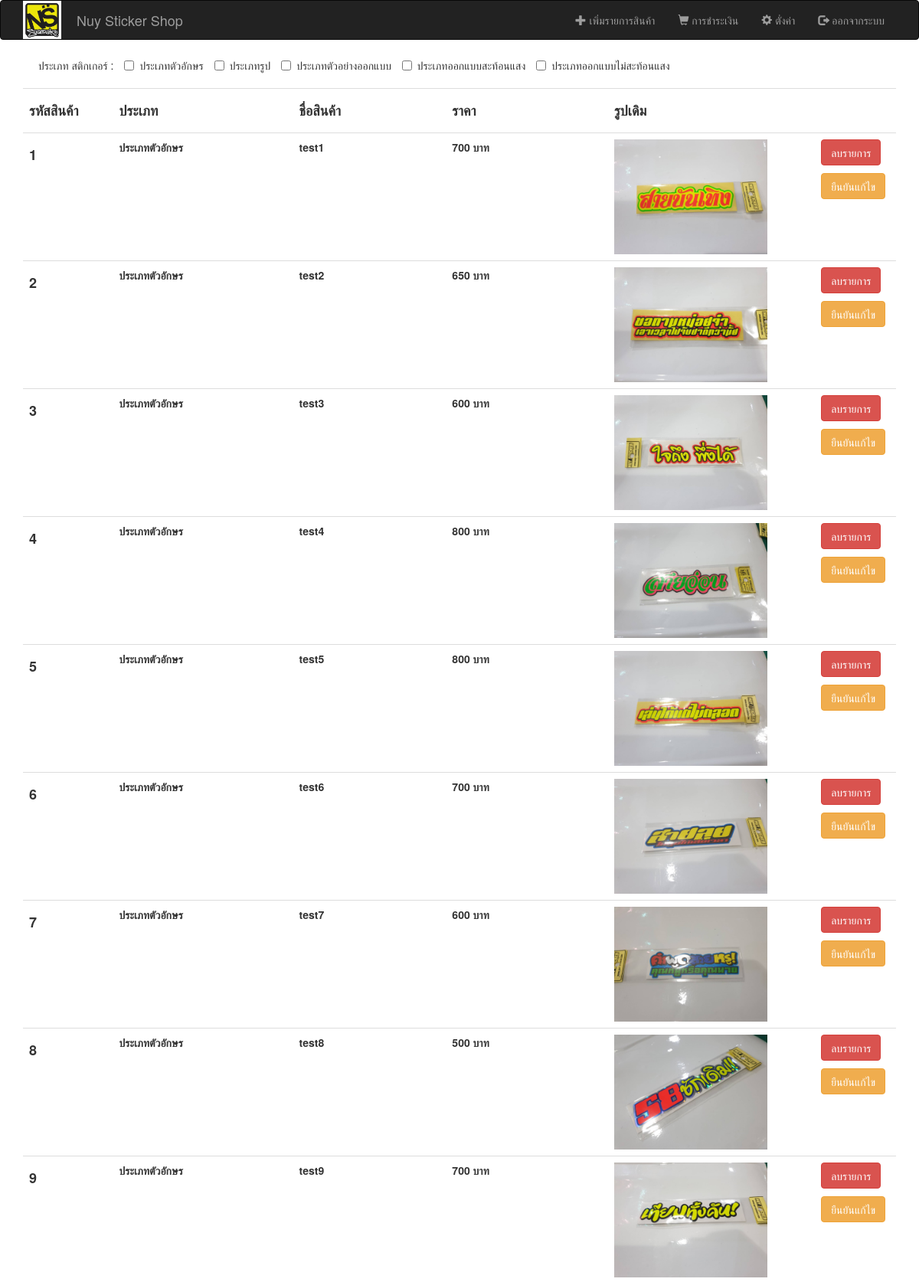
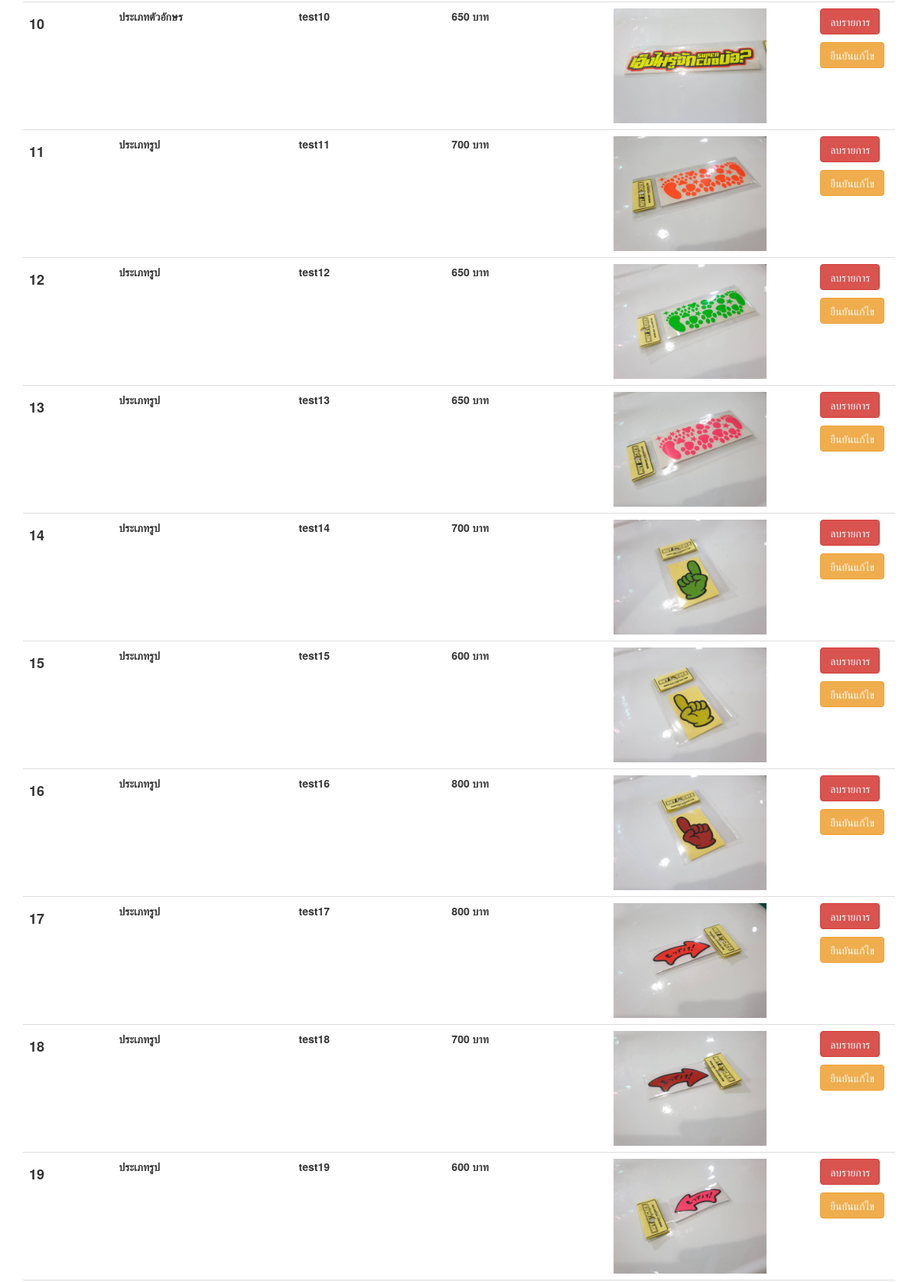
Screenshot of /adminindex.php (signed in, upper part) with the database file from the repository (2 pictures, top to bottom).
### tables this page shows
CREATE TABLE `items` (
  `id` int(11) NOT NULL,
  `types` enum('Letter','Picture','DesignExample','Design01','Design02') NOT NULL,
  `name` varchar(255) NOT NULL,
  `price` int(11) NOT NULL,
  `image` varchar(100) NOT NULL,
  `length` float DEFAULT NULL,
  `width` float DEFAULT NULL,
  `meter` int(10) DEFAULT NULL,
  `comment` varchar(1000) DEFAULT NULL
);

### adminindex.php (the view, shortened to what this page needs)
<?php
require 'connection.php';
?>
<!DOCTYPE html>
<html>
<head>
    <link rel="stylesheet" href="bootstrap/css/bootstrap.min.css" type="text/css">
    <link rel="stylesheet" href="css/style.css" type="text/css">
</head>
<body>
<div>
    <?php
    require 'headeradmin.php';
    ?>
    <br>
    <div class="container">
        <form id="form" method="post" action="">
            <label class="checkbox-inline">ประเภท สติกเกอร์ : </label>
            <label class="checkbox-inline"> <input type="checkbox" name="Letter"
                                                   class="checkbox" <?= (isset($_POST['Letter']) ? ' checked' : '') ?>/>
                ประเภทตัวอักษร<br></label>
            <label class="checkbox-inline"> <input type="checkbox" name="Picture"
                                                   class="checkbox" <?= (isset($_POST['Picture']) ? ' checked' : '') ?>/>
                ประเภทรูป<br></label>
            <label class="checkbox-inline"> <input type="checkbox" name="DesignExample"
                                                   class="checkbox" <?= (isset($_POST['DesignExample']) ? ' checked' : '') ?>/>
                ประเภทตัวอย่างออกแบบ<br></label>
            <label class="checkbox-inline"> <input type="checkbox" name="Design01"
                                                   class="checkbox" <?= (isset($_POST['Design01']) ? ' checked' : '') ?>/>
                ประเภทออกแบบสะท้อนแสง<br></label>
            <label class="checkbox-inline"> <input type="checkbox" name="Design02"
                                                   class="checkbox" <?= (isset($_POST['Design02']) ? ' checked' : '') ?>/>
                ประเภทออกแบบไม่สะท้อนแสง<br></label>
        </form>
        <?php
        if (!empty($arguments)) {
            $str = implode(' or ', $arguments);
            $user_products_query = "select * from items where " . $str . " ORDER BY id asc";
            $user_products_result = mysqli_query($con, $user_products_query) or die(mysqli_error($con));
            $no_of_user_products = mysqli_num_rows($user_products_result);
        } else {
            $user_products_query = "select * from items";
        }
        ?>
        <table width="107%" class="table table-dark">
            <tbody>
            <tr class="table-danger">
                <br>
                <th width="10%" height="52"><h4><b>รหัสสินค้า</th>
                <th width="20%"><h4><b>ประเภท</th>
                <th width="17%"><h4><b>ชื่อสินค้า</th>
                <th width="18%"><h4><b>ราคา</th>
                <th width="23%"><h4><b>รูปเดิม</th>
                <th width="9%"></th>
            </tr>
            <?php
            $user_products_result = mysqli_query($con, $user_products_query) or die(mysqli_error($con));
            while ($row = mysqli_fetch_array($user_products_result)) {
                $type = $row['types'];
                ?>
                <tr>
                    <form action="upload.php" method="post" enctype="multipart/form-data">
                        <th><h4><b><?php echo $row['id'] ?></th>
                        <th><?php if ($type == 'Letter') {
                                echo "ประเภทตัวอักษร";
                            } elseif ($type == 'Picture') {
                                echo "ประเภทรูป";
                            } elseif ($type == 'DesignExample') {
                                echo "ประเภทตัวอย่างออกแบบ";
                            } elseif ($type == 'Design01') {
                                echo "ประเภทออกแบบสะท้อนแสง";
                            } elseif ($type == 'Design02') {
                                echo "ประเภทออกแบบไม่สะท้อนแสง";
                            } else {
                                echo "ไม่มีประเภท";
                            }
                            ?>
                        </th>
                        <th><b><?php echo $row['name'] ?></th>
                        <th><b><?php echo $row['price'] . ' บาท' ?></th>
                        <th><img src="<?php echo $row['image'] ?>" width="200px" height="auto" border="0"/></th>
                        <th>
                            <input type="button" class="btn btn-danger" style="margin-bottom: 10px" name="btnConfirm"
                                   value="ลบรายการ"
                                   OnClick="chkConfirm()">
                            <input type="button" class="btn btn-warning" name="btnConfirm" value="ยืนยันแก้ไข" onclick="window.location.href='adminupdateproduct.php?id=<?php echo $row['id'] ?>'">
                        </th>
                    </form>
                </tr>
                <?php $counter = $counter + 1;
            } ?>
            </tbody>
        </table>
    </div>
    <br><br><br><br><br>
</div>
</body>
</html>

### css/style.css (style rules this page uses)
html { min-height:100%; position:relative; }

### rows the page displays
items: id "1", types "ประเภทตัวอักษร", name "test1", price "700", shows a picture
items: id "2", types "ประเภทตัวอักษร", name "test2", price "650", shows a picture
items: id "3", types "ประเภทตัวอักษร", name "test3", price "600", shows a picture
items: id "4", types "ประเภทตัวอักษร", name "test4", price "800", shows a picture
items: id "5", types "ประเภทตัวอักษร", name "test5", price "800", shows a picture
items: id "6", types "ประเภทตัวอักษร", name "test6", price "700", shows a picture
items: id "7", types "ประเภทตัวอักษร", name "test7", price "600", shows a picture
items: id "8", types "ประเภทตัวอักษร", name "test8", price "500", shows a picture
items: id "9", types "ประเภทตัวอักษร", name "test9", price "700", shows a picture
items: id "10", types "ประเภทตัวอักษร", name "test10", price "650", shows a picture
items: id "11", types "ประเภทรูป", name "test11", price "700", shows a picture
items: id "12", types "ประเภทรูป", name "test12", price "650", shows a picture
items: id "13", types "ประเภทรูป", name "test13", price "650", shows a picture
items: id "14", types "ประเภทรูป", name "test14", price "700", shows a picture
items: id "15", types "ประเภทรูป", name "test15", price "600", shows a picture
items: id "16", types "ประเภทรูป", name "test16", price "800", shows a picture
items: id "17", types "ประเภทรูป", name "test17", price "800", shows a picture
items: id "18", types "ประเภทรูป", name "test18", price "700", shows a picture
items: id "19", types "ประเภทรูป", name "test19", price "600", shows a picture
